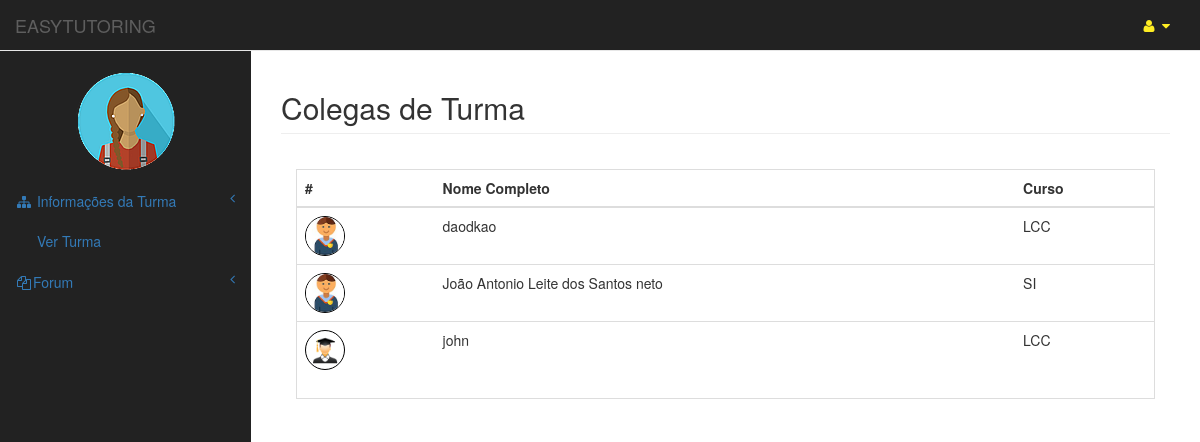
Screenshot of /aluno_area/listAlunos/2/ (signed in) with the database file from the repository.
### usuarios/models.py (models this page shows, shortened)
class Usuario(models.Model):
	user = models.OneToOneField(User)
	matricula = models.CharField(max_length=20)
	curso = models.CharField(max_length=3)
	tipo = models.CharField(max_length=8, blank=False,null=True)
	nome_completo = models.CharField(max_length=150)
	img = models.ImageField(upload_to="img/original/", blank=True)
	thumb = ThumbnailerImageField(upload_to="img/thumb/", blank=True,null=True,resize_source=dict(size=(100, 100), sharpen=True))

class Aluno(Usuario):
	pass
	class Meta:
		permissions= (
			("pode_acessar_area_aluno", "pode acessar area aluno"),
		)

### aluno_area/views.py (the view)
# urls.py: url(r'^listAlunos/(?P<turma_id>[0-9]+)/$', views.listAlunos, name='listAlunos'),]
def listAlunos(request,turma_id):
	user = request.user
	usuario = Usuario.objects.get(user=user)
	turma = Turma.objects.get(pk=turma_id)
	alunos = turma.alunos.all()
	context= {'turma': turma,
	'alunos': alunos,
	'usuario':usuario}
	return render(request, 'aluno_area/listAlunos.html', context=context)

### templates/aluno_area/listAlunos.html
{% extends "aluno_area/turmaArea.html" %}
{% block pageHeader %}
    <h2 class="page-header">Colegas de Turma</h2>
{% endblock pageHeader %}
{% block form %}
    <div class="panel-body">
        <div class="table-responsive table-bordered">
            <table class="table">
                <thead>
                    <tr>
                        <th>#</th>
                        <th>Nome Completo</th>
                        <th>Curso</th>
                    </tr>
                </thead>
                <tbody>
                	{% for aluno in alunos %}
                        <tr>
                            <td><img src="{{ aluno.thumb.url}}" style="width:40px; height:40px; border:1px solid black;" class= "img-circle"/></td>
                            <td>{{aluno.nome_completo}}</td>
                             <td>{{aluno.curso}}</td>
                        </tr>
					{% endfor %}
                </tbody>
            </table>
        </div>
    </div>
{% endblock form %}

### templates/aluno_area/turmaArea.html (shortened to what this page needs)
{% extends "aluno_area/index.html" %}
{% block principal %}
    <a class="navbar-brand" href="{% url 'tutor_area:index' %}">EASYTUTORING</a>
{% endblock principal %}
{% block barraLateral %}
                <div class="navbar-default sidebar" role="navigation">
                <div class="sidebar-nav navbar-collapse">
                    <ul class="nav" id="side-menu">
                        <br>
                       <center><p><img src="{{ usuario.thumb.url}}" class= "img-circle"/> </p></center>
                        <li>
                            <a href="#"><i class="fa fa-sitemap fa-fw"></i> Informações da Turma<span class="fa arrow"></span></a>
                            <ul class="nav nav-second-level">
                               <li>
                                    <a href="{% url 'aluno_area:listAlunos' turma.id %}">Ver Turma</a>
                                </li>
                            </ul>
                        </li>
                        <li>
                            <a href="#"><i class="fa fa-files-o fa-fw"></i>Forum<span class="fa arrow"></span></a>
                        </li>
                    </ul>
                </div>
            </div>
{% endblock barraLateral %}

### rows the page displays
Usuario: thumb (picture)
Aluno: thumb (picture), nome_completo "daodkao", curso "LCC"
Aluno: thumb (picture), nome_completo "João Antonio Leite dos Santos neto", curso "SI"
Aluno: thumb (picture), nome_completo "john", curso "LCC"
